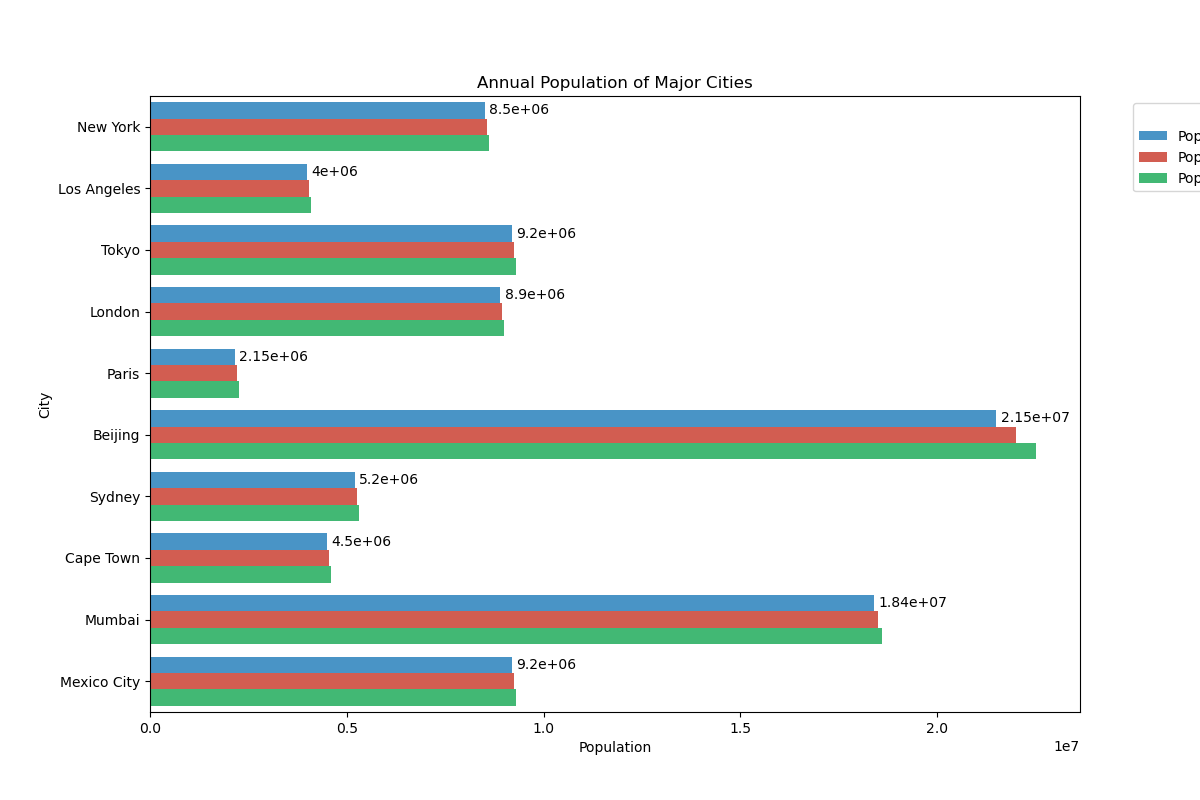

Write the Python code that produced this figure.

import seaborn as sns
import pandas as pd
import matplotlib.pyplot as plt

data = {
    'City': ['New York', 'Los Angeles', 'Tokyo', 'London', 'Paris', 'Beijing', 'Sydney', 'Cape Town', 'Mumbai', 'Mexico City'],
    'Population_2018': [8500000, 4000000, 9200000, 8900000, 2150000, 21500000, 5200000, 4500000, 18400000, 9200000],
    'Population_2019': [8550000, 4050000, 9250000, 8950000, 2200000, 22000000, 5250000, 4550000, 18500000, 9250000],
    'Population_2020': [8600000, 4100000, 9300000, 9000000, 2250000, 22500000, 5300000, 4600000, 18600000, 9300000]
}

df = pd.DataFrame(data)
df_melted = df.melt(id_vars=['City'], var_name='Year', value_name='Population')

plt.figure(figsize=(12, 8))

ax = sns.barplot(
    data=df_melted,
    x='Population',
    y='City',
    hue='Year',
    palette=['#3498db', '#e74c3c', '#2ecc71'],
    dodge=True
)

ax.bar_label(ax.containers[0], padding=3)
plt.xlabel('Population')
plt.ylabel('City')
plt.title('Annual Population of Major Cities')
plt.legend(title='Year', bbox_to_anchor=(1.05, 1), loc='upper left')

plt.show()
